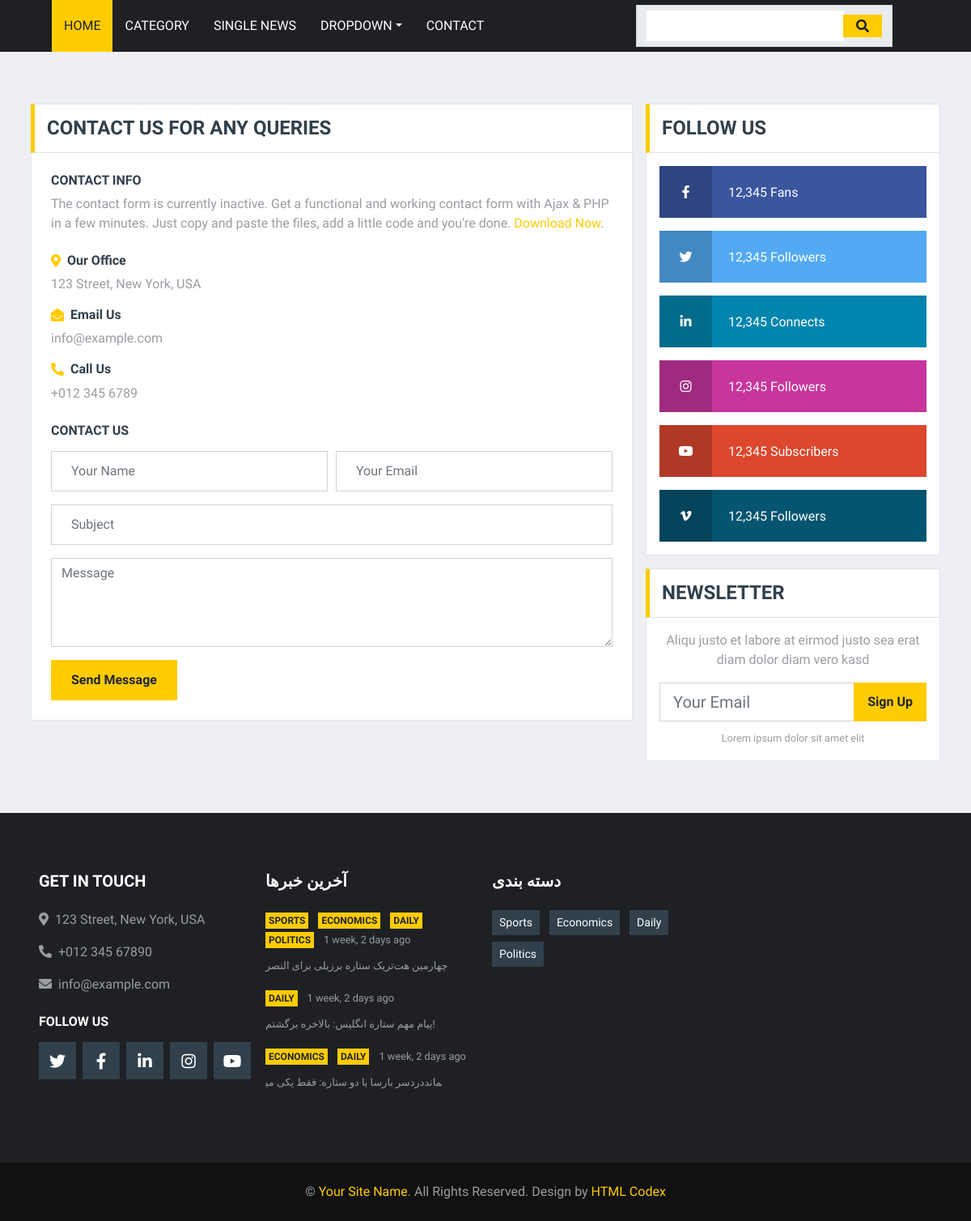
The page /contact on the database as committed earlier.
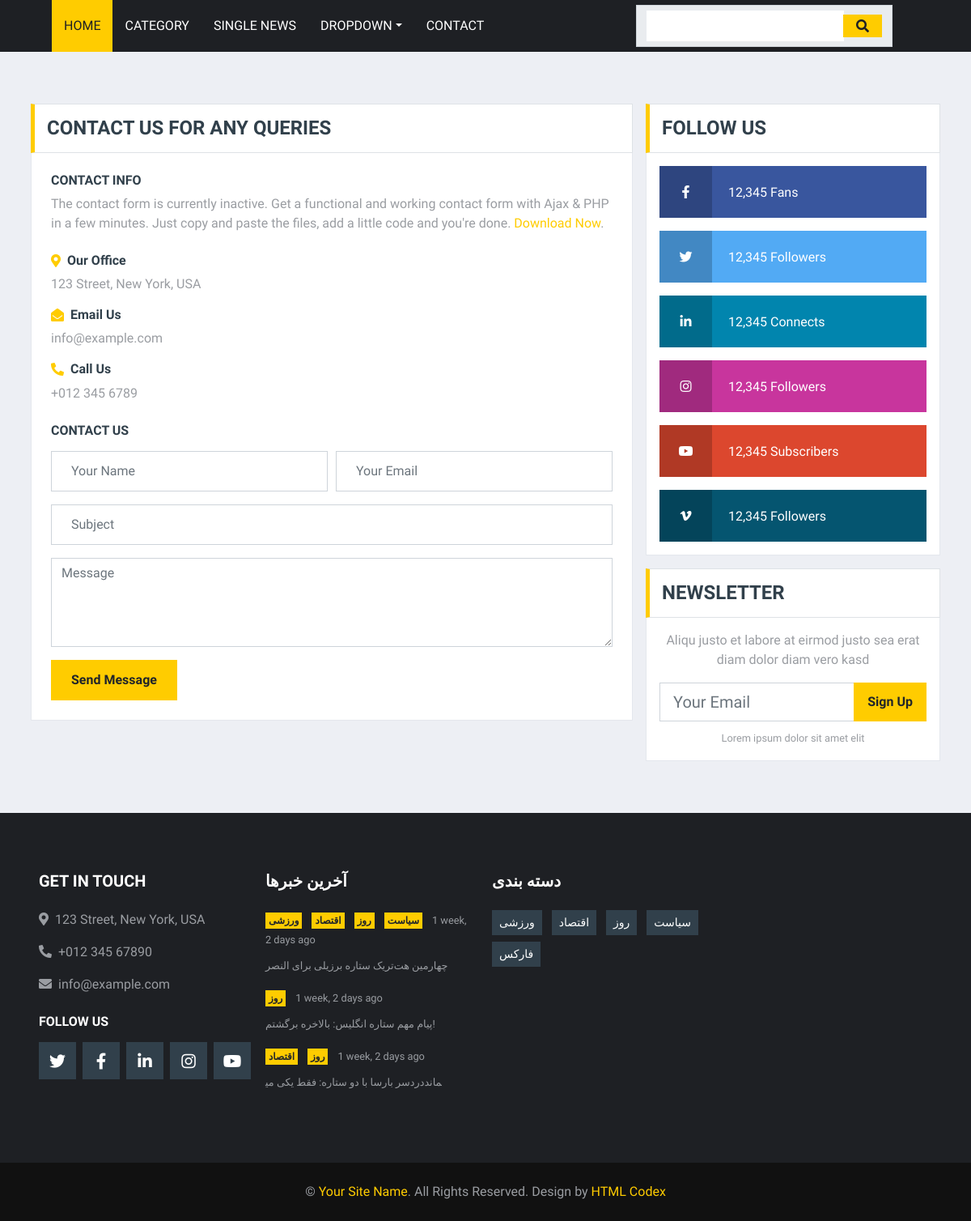
The same page on the database as committed later.
### news/models.py (models this page shows, shortened)
class Category(models.Model):
    name = models.CharField(max_length=255)

### website/views.py (the view, shortened to what this page needs)
# urls.py: path('contact', contact_view, name='contact'),
def contact_view(request):
    form = ContactForm()
    return render(request, 'website/contact.html', {'form': form})

### website/forms.py
class ContactForm(forms.ModelForm):
    class Meta:
        model = Contact
        fields = '__all__'

### news/templatetags/news_tag.py (called while the page is built)
@register.inclusion_tag('news/last_news.html')
def latest_post_down(num=3):
    posts = Post.objects.filter(status=1).order_by('-published_date')[:num]
    return {'posts': posts}

@register.inclusion_tag('news/category_tag.html')
def news_post_categories():
    posts = Post.objects.filter(status=1)
    categories = Category.objects.all()
    cat_dict = {}
    for cat_name in categories:
        cat_dict[cat_name.name] = posts.filter(category=cat_name).count()
    return {'categories': cat_dict}

### templates/website/contact.html (shortened to what the changed rows need)
{% extends "base.html" %}
{% load static %}

### templates/news/last_news.html
{% load static %}
{% load humanize %}
<div class="col-lg-3 col-md-6 mb-5">
    <h5 class="mb-4 text-white text-uppercase font-weight-bold">آخرین خبرها</h5>
    {% for post in posts %}
        <div class="mb-3">
            <div class="mb-2">
                {% for cat in post.category.all %}
                    <a class="badge badge-primary text-uppercase font-weight-semi-bold p-1 mr-2"
                       href="{% url 'website:category' cat_name=cat.name %}">{{ cat.name }}</a>
                {% endfor %}
                <a class="text-body" href=""><small>{{ post.published_date|naturaltime }}</small></a>
            </div>
            <a class="small text-body text-uppercase font-weight-medium"
               href="{% url 'news:news_single'  pid=post.id %}">{{ post.title|truncatewords:10 }}</a>
        </div>
    {% endfor %}
</div>

### templates/news/category_tag.html
<div class="col-lg-3 col-md-6 mb-5">
    <h5 class="mb-4 text-white text-uppercase font-weight-bold">دسته بندی</h5>
    <div class="m-n1">
        {% for name,items in categories.items %}
            <a href="{% url 'website:category' cat_name=name %}" class="btn btn-sm btn-secondary m-1">{{ name }}</a>
        {% endfor %}
    </div>
</div>

Rows that differ between the two databases and show on the page:
changed Category: name "SPORTS" → "ورزشی"
changed Category: name "ECONOMICS" → "اقتصاد"
changed Category: name "DAILY" → "روز"
changed Category: name "POLITICS" → "سیاست"
added Category: categories "فارکس"
Other text that changed with them:
new list line: "ورزشی"
new list line: "اقتصاد"
new list line: "روز"
new list line: "سیاست"
list line gone: "Sports"
list line gone: "Economics"
list line gone: "Daily"
list line gone: "Politics"
